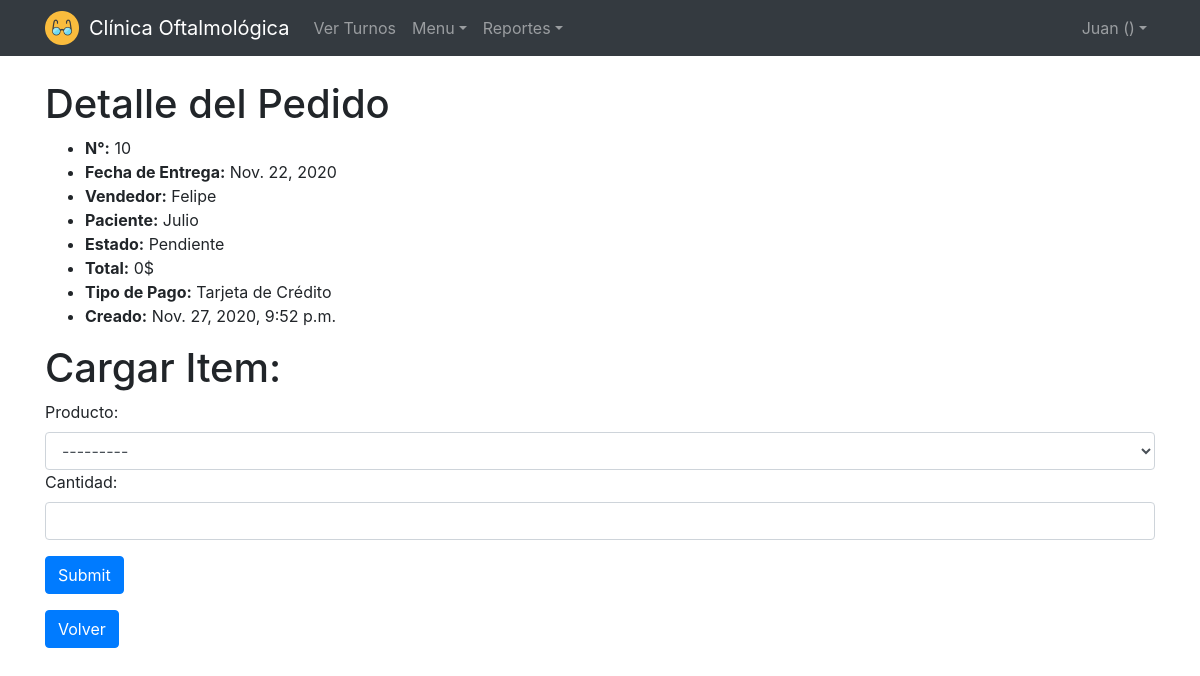
Page /clinica/pedidoshow/10 (signed in) on the earlier database version.
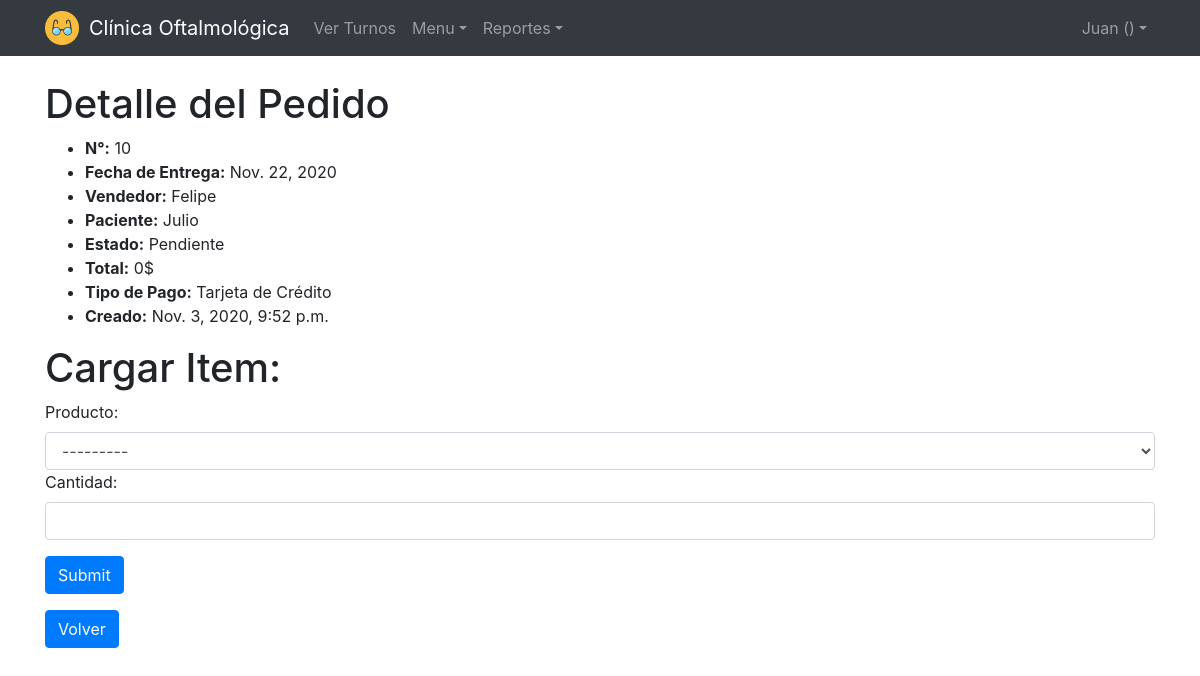
Same page on the later database version.
### clinica/models.py (models this page shows, shortened)
class Pedido(models.Model):
    created_at = models.DateTimeField(auto_now_add=True)
    updated_at = models.DateTimeField(auto_now=True)
    user = models.ForeignKey(
        settings.AUTH_USER_MODEL,
        on_delete=models.CASCADE,
    )
    paciente = models.ForeignKey(Paciente, on_delete=models.CASCADE)
    tipopago = models.ForeignKey(Tipopago, on_delete=models.CASCADE)
    estado = models.ForeignKey(Estado, on_delete=models.CASCADE)
    total = models.IntegerField()
    fechaentrega = models.DateField()

class Paciente(models.Model):
    user = models.ForeignKey(
        settings.AUTH_USER_MODEL,
        on_delete=models.CASCADE,
    )
    nombre = models.CharField(max_length=64)
    apellido = models.CharField(max_length=64)
    dni = models.IntegerField()
    telefono = models.CharField(max_length=64)
    direccion = models.CharField(max_length=64)
    email = models.CharField(max_length=64)

class Estado(models.Model):
    nombre = models.CharField(max_length=64)

class Tipopago(models.Model):
    nombre = models.CharField(max_length=64)

### clinica/views.py (the view)
# urls.py: path("pedidoshow/<int:pedido_id>", views.pedidoshow, name="pedidoshow"),
def pedidoshow(request, pedido_id):
    if not request.user.is_authenticated:
        return HttpResponseRedirect(reverse("login"))
    pedido = Pedido.objects.get(id=pedido_id)
    productos = Producto.objects.all()
    items = Subpedido.objects.filter(pedido_id=pedido_id)
    if request.method == "POST":
        form = FormSubpedido(request.POST)
        if form.is_valid():
            producto = form.cleaned_data["producto"].id
            lado = form.cleaned_data["lado"].id
            armazon = form.cleaned_data["armazon"].id
            distancia = form.cleaned_data["distancia"].id
            cantidad = form.cleaned_data["cantidad"]
            p = Subpedido(pedido_id=pedido_id, producto_id=producto, lado_id=lado, armazon_id=armazon, distancia_id=distancia, cantidad=cantidad)
            p.save()
            precioProducto = Producto.objects.get(id=producto).precio
            pedido.total = pedido.total + (cantidad * precioProducto)
            pedido.save()
            messages.success(request, 'El Item fue Agregado Exitosamente')
            return redirect('pedidoshow', pedido_id)
    else:
        return render(request, "pedidos/show.html", {
            "pedido": pedido,
            "items" : items,
            "productos": productos,
            "form" : FormSubpedido()
        })

### clinica/views.py
class FormSubpedido(forms.Form):
    producto = forms.ModelChoiceField(label="Producto:", queryset=Producto.objects.all(), required=True, widget=forms.Select(attrs={'class':'form-control'}))
    cantidad = forms.IntegerField(label="Cantidad:", required=True, widget=forms.NumberInput(attrs={'class':'form-control'}))
    lado = forms.ModelChoiceField(empty_label=None, label="Lado:", queryset=Lado.objects.all(), required=True, widget=forms.Select(attrs={'class':'form-control', 'style':'display:none'}))
    distancia = forms.ModelChoiceField(empty_label=None, label="Distancia:", queryset=Distancia.objects.all(), required=True, widget=forms.Select(attrs={'class':'form-control', 'style':'display:none'}))
    armazon = forms.ModelChoiceField(empty_label=None, label="Armazón:", queryset=Armazon.objects.all(), required=True, widget=forms.Select(attrs={'class':'form-control', 'style':'display:none'}))

### clinica/models.py (called while the page is built)
    def __str__(self):
        return u'{0}'.format(self.nombre)

    def __str__(self):
        return u'{0}'.format(self.nombre)

    def __str__(self):
        return u'{0}'.format(self.nombre)

    def __str__(self):
        return u'{0}'.format(self.nombre)

### clinica/templates/pedidos/show.html (shortened to what this page needs)
{% extends "layout.html" %}
{% block body %}
    <div class="container">
        <h1>Detalle del Pedido</h1>
        <ul>
            <li><strong>N°:</strong> {{pedido.id }}</li>
            <li><strong>Fecha de Entrega:</strong> {{ pedido.fechaentrega }}</li>
            <li><strong>Vendedor:</strong> {{ pedido.user.get_username }}</li>
            <li><strong>Paciente:</strong> {{ pedido.paciente.nombre }}</li>
            <li><strong>Estado:</strong> {{ pedido.estado.nombre }}</li>
            {% if request.session.tipousuario_id != 4 %}
                <li><strong>Total:</strong> {{ pedido.total }}$</li>
            {% endif %}
            <li><strong>Tipo de Pago:</strong> {{ pedido.tipopago.nombre }}</li>
            <li><strong>Creado:</strong> {{ pedido.created_at }}</li>
        </ul>
        {% if request.session.tipousuario_id != 4 %}
            <h1>Cargar Item:</h1>
            <form action="{% url 'pedidoshow' pedido.id %}" method="post">
                {{ form }}
                <div class="form-group" style="margin-top: 1rem;">
                    <input type="submit", class="btn btn-primary">
                </div>
            </form>
        {% endif %}
        <a href="{% url 'pedidosindex' %}" class="btn btn-primary">Volver</a>
    </div>
{% endblock %}

Differences in the rows shown:
changed Pedido "Felipe": created_at "Nov. 27, 2020, 9:52 p.m." → "Nov. 3, 2020, 9:52 p.m."
